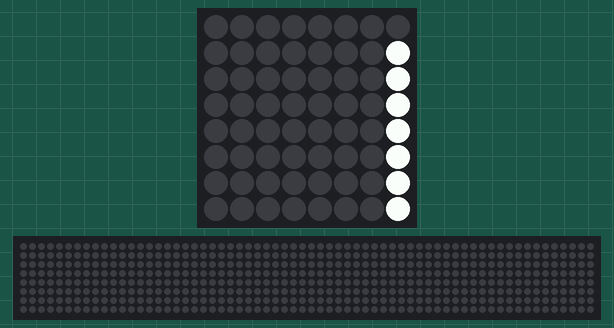
Recording of a program running on a simulated Raspberry Pi (BCM pin numbers) with a Sense HAT. On the bench: the Sense HAT's 8×8 RGB LED matrix, a strip that is not on the board, showing the scrolling text unrolled. The 64×8 strip is a reading aid, not a part: it shows the text the matrix is scrolling, unrolled, one strip-width of it at a time. At 7.0 s the program stops and its outputs stay as they are.

Above: at 0.17 s.
At 0.97 s:
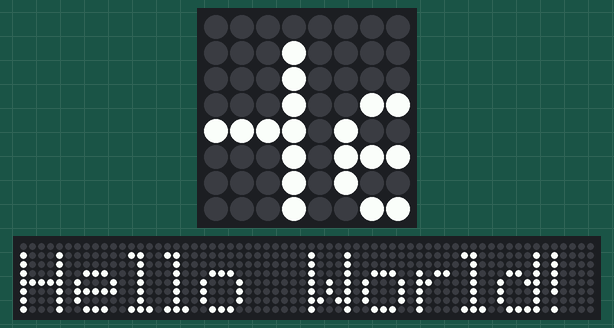
At 1.78 s:
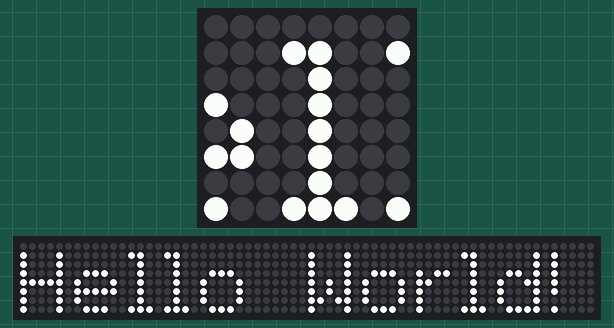
At 3.49 s:
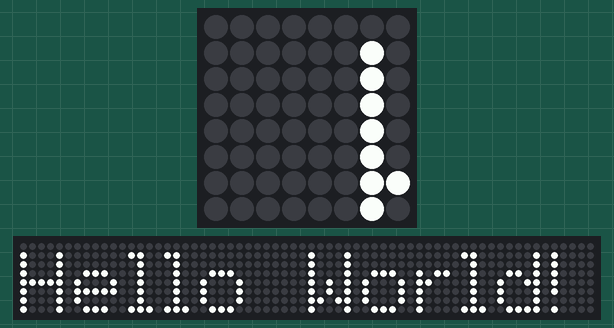
At 5.2 s:
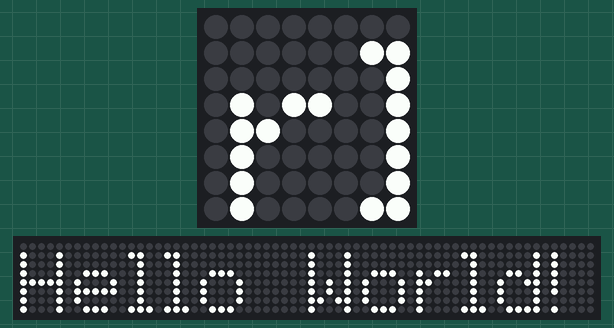
At 6.91 s:
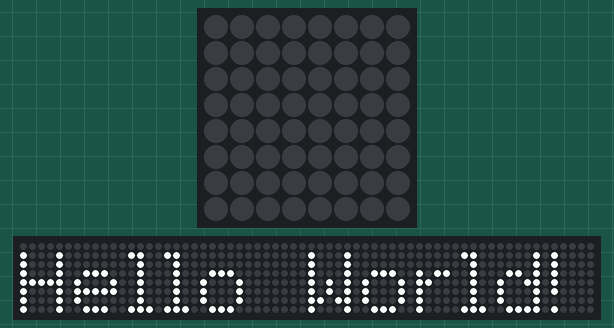

The program:

helloworld.py
```python
# coding=utf-8
"""
Raspberry Pi SenseHAT Hello World!

This module contains "Hello World" like program for Raspberry Pi Sense HAT

Copyright 2019 Marcin Filip Wiśniowski
Licensed under MIT License
"""

from sense_hat import SenseHat

hat = SenseHat()
hat.show_message("Hello World!")
```
